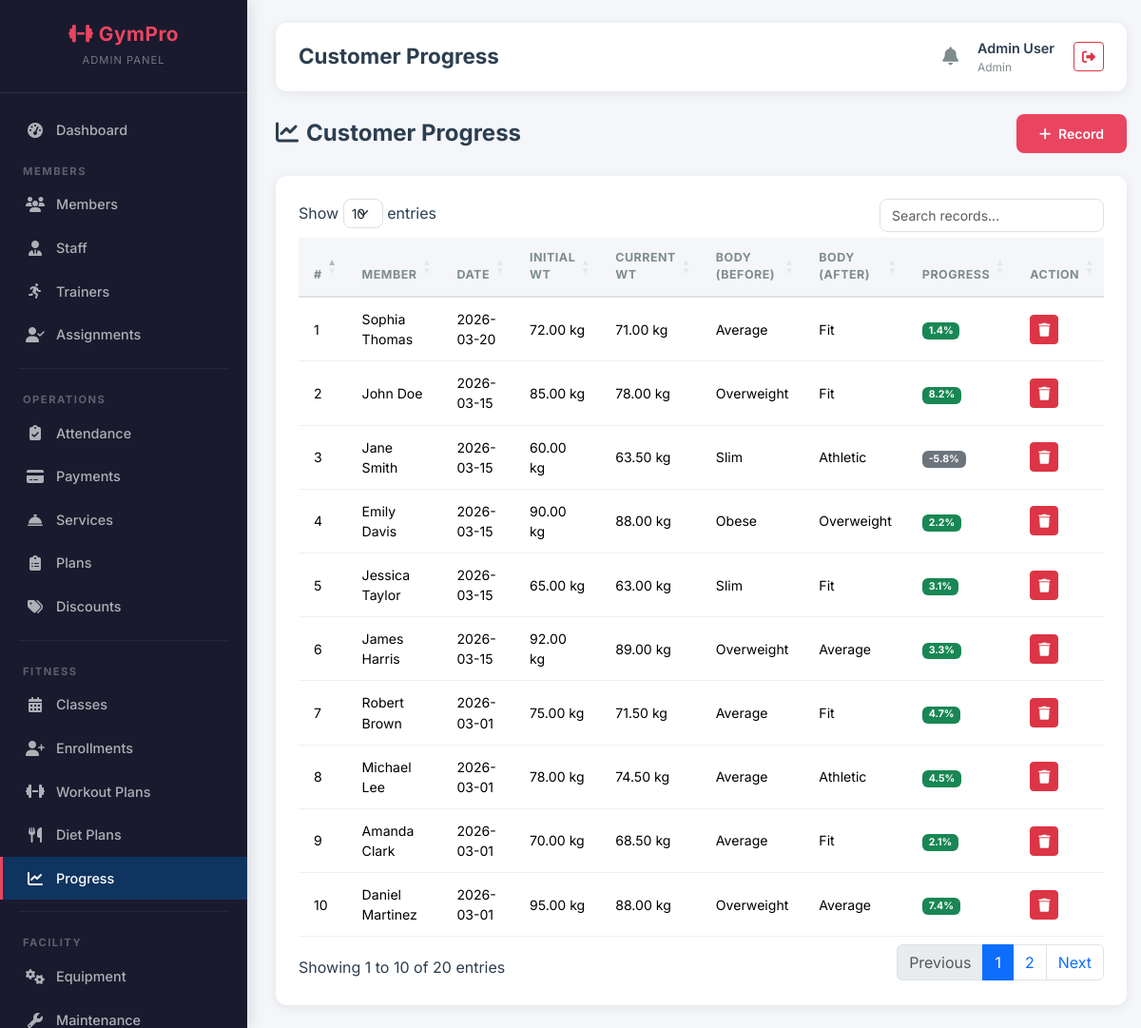
The app's page /admin/progress.php (signed in) with its own data.
### tables this page shows
CREATE TABLE customer_progress (
    progress_id INT AUTO_INCREMENT PRIMARY KEY,
    user_id INT,
    recorded_date DATE NOT NULL,
    initial_weight DECIMAL(5,2) NOT NULL,
    current_weight DECIMAL(5,2) NOT NULL,
    initial_body_type VARCHAR(50),
    current_body_type VARCHAR(50),
    progress_pct DECIMAL(5,2),
    notes TEXT,
    created_at TIMESTAMP DEFAULT CURRENT_TIMESTAMP,
    FOREIGN KEY (user_id) REFERENCES users(user_id) ON DELETE CASCADE
);

CREATE TABLE users (
    user_id INT AUTO_INCREMENT PRIMARY KEY,
    full_name VARCHAR(100) NOT NULL,
    email VARCHAR(100) UNIQUE NOT NULL,
    password VARCHAR(255) NOT NULL,
    phone VARCHAR(20),
    gender ENUM('male','female','other'),
    role ENUM('admin','staff','customer') DEFAULT 'customer',
    status ENUM('active','pending','expired','frozen') DEFAULT 'pending',
    profile_pic VARCHAR(255),
    address TEXT,
    dob DATE,
    created_at TIMESTAMP DEFAULT CURRENT_TIMESTAMP
);

### admin/progress.php (the view, shortened to what this page needs)
<?php
require_once __DIR__ . '/../config/db.php';
$progress = $pdo->query("SELECT cp.*, u.full_name FROM customer_progress cp JOIN users u ON cp.user_id = u.user_id ORDER BY cp.recorded_date DESC")->fetchAll();
include __DIR__ . '/../includes/header.php';
?>
<div class="page-header"><h4><i class="fas fa-chart-line me-2"></i>Customer Progress</h4>
    <button class="btn btn-accent" data-bs-toggle="modal" data-bs-target="#addModal"><i class="fas fa-plus me-1"></i> Record</button></div>
<div class="card-custom"><div class="card-body">
    <table class="table table-custom datatable">
        <thead><tr><th>#</th><th>Member</th><th>Date</th><th>Initial Wt</th><th>Current Wt</th><th>Body (Before)</th><th>Body (After)</th><th>Progress</th><th>Action</th></tr></thead>
        <tbody>
        <?php foreach ($progress as $i => $p): ?>
        <tr><td><?= $i+1 ?></td><td><?= htmlspecialchars($p['full_name']) ?></td><td><?= $p['recorded_date'] ?></td><td><?= $p['initial_weight'] ?> kg</td><td><?= $p['current_weight'] ?> kg</td><td><?= htmlspecialchars($p['initial_body_type'] ?? '-') ?></td><td><?= htmlspecialchars($p['current_body_type'] ?? '-') ?></td>
        <td><span class="badge bg-<?= $p['progress_pct'] > 0 ? 'success' : 'secondary' ?>"><?= number_format($p['progress_pct'], 1) ?>%</span></td>
        <td><button class="btn btn-danger btn-sm" onclick="confirmDelete('?delete=<?= $p['progress_id'] ?>','this record')"><i class="fas fa-trash"></i></button></td></tr>
        <?php endforeach; ?></tbody></table></div></div>
<?php include __DIR__ . '/../includes/footer.php'; ?>

### assets/css/custom.css (style rules this page uses)
:root { --sidebar-bg: #1a1a2e; --sidebar-hover: #16213e; --sidebar-active: #0f3460; --accent: #e94560; --accent-hover: #c81e45; --accent-light: rgba(233, 69, 96, 0.15); --bg-light: #f4f6f9; --bg-white: #ffffff; --text-dark: #2c3e50; --text-muted: #7f8c8d; --text-light: #ecf0f1; --border-color: #e0e0e0; --shadow: 0 2px 12px rgba(0, 0, 0, 0.08); --shadow-lg: 0 8px 30px rgba(0, 0, 0, 0.12); --radius: 12px; --radius-sm: 8px; --transition: all 0.3s ease; --font-main: 'Inter', sans-serif; }
* { box-sizing: border-box; }
body { font-family: var(--font-main); background: var(--bg-light); color: var(--text-dark); margin: 0; padding: 0; min-height: 100vh; }
.card-custom { background: var(--bg-white); border-radius: var(--radius); box-shadow: var(--shadow); border: none; overflow: hidden; transition: var(--transition); }
.card-custom .card-body { padding: 24px; }
.table-custom { width: 100%; border-collapse: separate; border-spacing: 0; }
.table-custom thead th { background: var(--bg-light); font-size: 0.78rem; font-weight: 700; text-transform: uppercase; letter-spacing: 0.5px; color: var(--text-muted); padding: 12px 16px; border-bottom: 2px solid var(--border-color); }
.table-custom tbody td { padding: 12px 16px; font-size: 0.88rem; border-bottom: 1px solid #f0f0f0; vertical-align: middle; }
.btn-accent { background: var(--accent); color: #fff; border: none; padding: 10px 24px; border-radius: var(--radius-sm); font-weight: 600; font-size: 0.88rem; transition: var(--transition); cursor: pointer; }
.page-header { display: flex; justify-content: space-between; align-items: center; margin-bottom: 24px; flex-wrap: wrap; gap: 12px; }
.page-header h4 { font-weight: 700; margin: 0; }

### records on screen
customer_progress: user.full_name "Sophia Thomas", recorded_date "2026-03-20", initial_weight "72.00", current_weight "71.00", initial_body_type "Average", current_body_type "Fit", progress_pct "1.4"
customer_progress: user.full_name "John Doe", recorded_date "2026-03-15", initial_weight "85.00", current_weight "78.00", initial_body_type "Overweight", current_body_type "Fit", progress_pct "8.2"
customer_progress: user.full_name "Jane Smith", recorded_date "2026-03-15", initial_weight "60.00", current_weight "63.50", initial_body_type "Slim", current_body_type "Athletic", progress_pct "-5.8"
customer_progress: user.full_name "Emily Davis", recorded_date "2026-03-15", initial_weight "90.00", current_weight "88.00", initial_body_type "Obese", current_body_type "Overweight", progress_pct "2.2"
customer_progress: user.full_name "Jessica Taylor", recorded_date "2026-03-15", initial_weight "65.00", current_weight "63.00", initial_body_type "Slim", current_body_type "Fit", progress_pct "3.1"
customer_progress: user.full_name "James Harris", recorded_date "2026-03-15", initial_weight "92.00", current_weight "89.00", initial_body_type "Overweight", current_body_type "Average", progress_pct "3.3"
customer_progress: user.full_name "Robert Brown", recorded_date "2026-03-01", initial_weight "75.00", current_weight "71.50", initial_body_type "Average", current_body_type "Fit", progress_pct "4.7"
customer_progress: user.full_name "Michael Lee", recorded_date "2026-03-01", initial_weight "78.00", current_weight "74.50", initial_body_type "Average", current_body_type "Athletic", progress_pct "4.5"
customer_progress: user.full_name "Amanda Clark", recorded_date "2026-03-01", initial_weight "70.00", current_weight "68.50", initial_body_type "Average", current_body_type "Fit", progress_pct "2.1"
customer_progress: user.full_name "Daniel Martinez", recorded_date "2026-03-01", initial_weight "95.00", current_weight "88.00", initial_body_type "Overweight", current_body_type "Average", progress_pct "7.4"

### other values on screen
$page_title "Customer Progress"
$_SESSION['full_name'] "Admin User"
$_SESSION['role'] "Admin"
